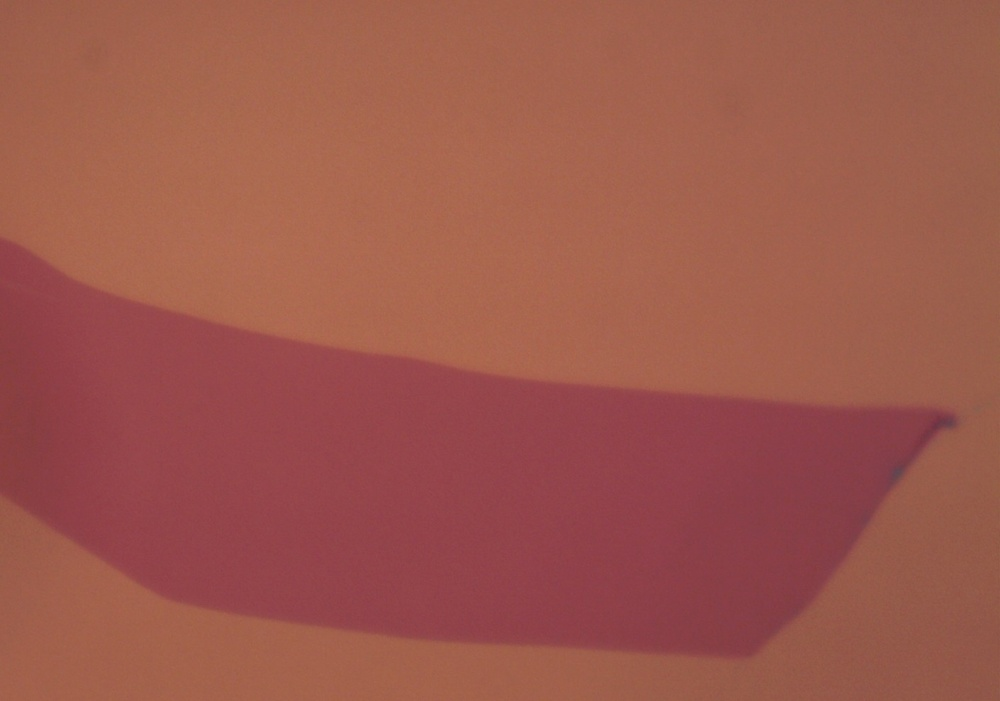
#> input picture images/3-1-1-100x.jpg, 1000 x 701 px, shrunk from 1408 x 987 before the run, found by its file name; its folder holds only this picture in this run
$ python create_quadrant_dataset.py
#> lines starting #> are read from the running program, lines starting #| are printed output that depends on the picture; after the words box and inside, x2 and y2 are one past the last pixel; in counts of white or black regions, pixels touching at a corner belong together
import os
import json
import cv2
import numpy as np
from PIL import Image
import matplotlib.pyplot as plt

def load_coco_annotations(json_path):
    """Load COCO format annotations"""
#> called with json_path = 'annotations/coco.json'
    with open(json_path, 'r') as f:
#> (reads annotations/coco.json from the repository)
        data = json.load(f)
    return data

def create_mask_from_annotations(image_info, annotations, image_size):
    """Create mask from COCO annotations"""
#> called with image_size = (987, 1408)
    mask = np.zeros(image_size, dtype=np.uint8)

    for ann in annotations:
        if ann['image_id'] == image_info['id']:
            category_id = ann['category_id']
            # Convert category_id to mask value (0=background, 1=1_layer, 2=2_layer, 3=3+_layer)
            mask_value = category_id - 1  # Adjust for 0-based indexing

            # Create polygon mask from segmentation
            if 'segmentation' in ann and len(ann['segmentation']) > 0:
                polygon = np.array(ann['segmentation'][0]).reshape(-1, 2)
                polygon = polygon.astype(np.int32)
                cv2.fillPoly(mask, [polygon], mask_value)
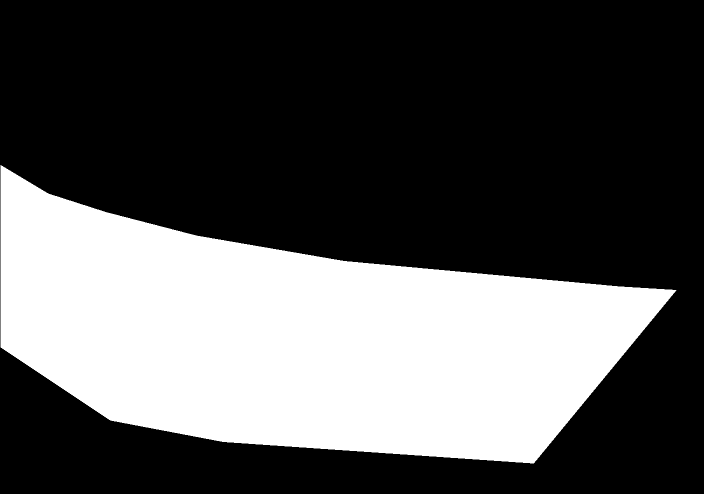
#> mask: shape (987, 1408) (shown at 1/2 size); values 0 (black) and 2 (white), 33.5% white; 1 white region, box (x1, y1, x2, y2) and area: (1, 330, 1353, 927) 465101

    return mask

def split_image_and_mask(image_path, mask, output_dir, base_name):
    """Split image and mask into 4 quadrants"""
#> called with image_path = 'images/3-1-1-100x.jpg', output_dir = 'quadrant_dataset', base_name = '3-1-1-100x'
    # Load image
    image = cv2.imread(image_path)
#> image is the input picture: shape (701, 1000, 3); mean B, G, R 76.2, 87.8, 156.7
    if image is None:
        print(f"Could not load image: {image_path}")
        return []

    h, w = image.shape[:2]
#> h = 701; w = 1000
    h_mid, w_mid = h // 2, w // 2
#> h_mid = 350; w_mid = 500

    # Define quadrants
    quadrants = [
        (0, 0, w_mid, h_mid),           # Top-left
        (w_mid, 0, w, h_mid),           # Top-right
        (0, h_mid, w_mid, h),           # Bottom-left
        (w_mid, h_mid, w, h)            # Bottom-right
    ]

    quadrant_names = ['tl', 'tr', 'bl', 'br']
    results = []

    for i, (x1, y1, x2, y2) in enumerate(quadrants):
        # Crop image
        img_crop = image[y1:y2, x1:x2]

        # Crop mask
        mask_crop = mask[y1:y2, x1:x2]

        # Save image
        img_filename = f"{base_name}_{quadrant_names[i]}.jpg"
        img_path_out = os.path.join(output_dir, 'images', img_filename)
        cv2.imwrite(img_path_out, img_crop)

        # Save mask
        mask_filename = f"{base_name}_{quadrant_names[i]}_mask.png"
        mask_path_out = os.path.join(output_dir, 'masks', mask_filename)
        cv2.imwrite(mask_path_out, mask_crop)

        results.append({
            'image': img_filename,
            'mask': mask_filename,
            'quadrant': quadrant_names[i]
        })
#> this loop made 4 passes
#> pass 1, in split_image_and_mask, `img_crop = image[y1:y2, x1:x2]`:
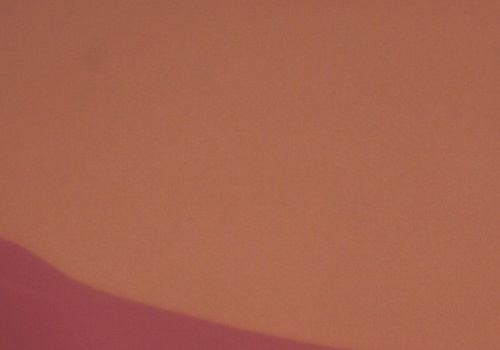
#> img_crop: shape (350, 500, 3); mean B, G, R 78.4, 99.5, 166.4
#> pass 1, in split_image_and_mask, `cv2.imwrite(mask_path_out, mask_crop)`:
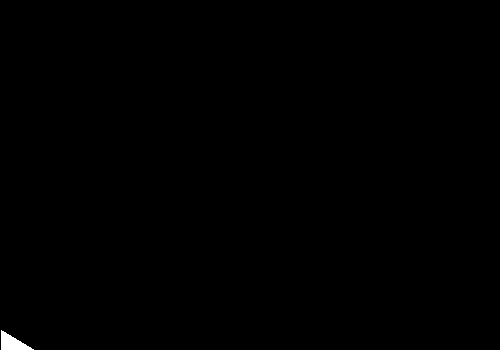
#> saved as 3-1-1-100x_tl_mask.png: shape (350, 500); values 0 (black) and 2 (white), 0.2% white; 1 white region, box (x1, y1, x2, y2) and area: (1, 330, 34, 350) 343
#> pass 2, in split_image_and_mask, `img_crop = image[y1:y2, x1:x2]`:
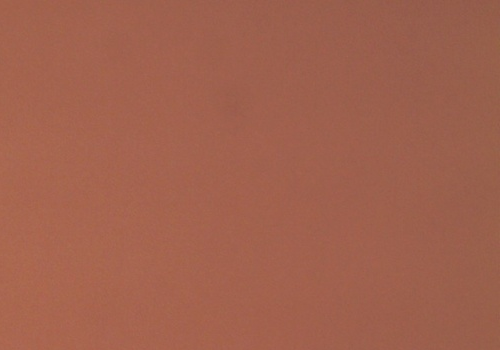
#> img_crop: shape (350, 500, 3); mean B, G, R 77.9, 97.5, 160.8
#> after the loop, results = 4 items

    return results

def create_quadrant_dataset():
    """Create quadrant dataset from original images and annotations"""

    # Create output directories
    output_dir = "quadrant_dataset"
    os.makedirs(os.path.join(output_dir, "images"), exist_ok=True)
    os.makedirs(os.path.join(output_dir, "masks"), exist_ok=True)

    # Load annotations
    coco_data = load_coco_annotations("annotations/coco.json")

    # Process each image
    all_quadrants = []

    for image_info in coco_data['images']:
        image_name = image_info['file_name']
        image_path = os.path.join("images", image_name)

        if not os.path.exists(image_path):
            print(f"Image not found: {image_path}")
            continue

        # Get annotations for this image
        image_annotations = [ann for ann in coco_data['annotations'] if ann['image_id'] == image_info['id']]

        # Create mask
        mask = create_mask_from_annotations(image_info, image_annotations, (image_info['height'], image_info['width']))

        # Split into quadrants
        base_name = os.path.splitext(image_name)[0]
        quadrants = split_image_and_mask(image_path, mask, output_dir, base_name)
#> quadrants = 4 items

        all_quadrants.extend(quadrants)

        print(f"Processed {image_name} -> {len(quadrants)} quadrants")
#| Processed 3-1-1-100x.jpg -> 4 quadrants

    # Save dataset info
    dataset_info = {
        'total_quadrants': len(all_quadrants),
        'quadrants': all_quadrants,
        'classes': ['background', '1_layer', '2_layer', '3+_layer']
    }

    with open(os.path.join(output_dir, "dataset_info.json"), 'w') as f:
        json.dump(dataset_info, f, indent=2)

    print(f"\nDataset created successfully!")
    print(f"Total quadrants: {len(all_quadrants)}")
    print(f"Output directory: {output_dir}")

    return output_dir

if __name__ == "__main__":
    create_quadrant_dataset()
